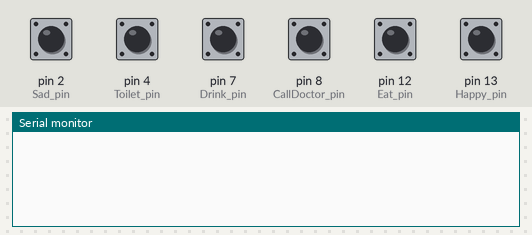
A sketch run on a simulated Arduino Uno, built with avr-gcc and run on an emulated ATmega328P. On the bench: the last lines printed to the serial monitor. Inputs (shaded band) come from the test bench; at power-on: pin 2 (Sad_pin), pin 4 (Toilet_pin), pin 7 (Drink_pin), pin 8 (CallDoctor_pin), pin 12 (Eat_pin), pin 13 (Happy_pin) HIGH.

Above: at 1.8 s.
1.9 s: pin 2 (Sad_pin) pulled LOW for 0.6 s
At 3.4 s:
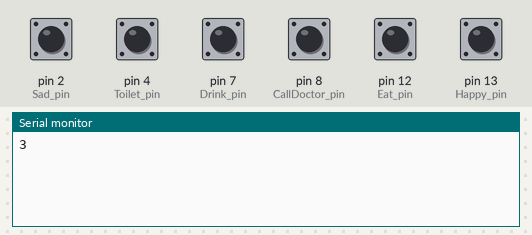
4.0 s: pin 4 (Toilet_pin) pulled LOW for 0.6 s
At 5.3 s:
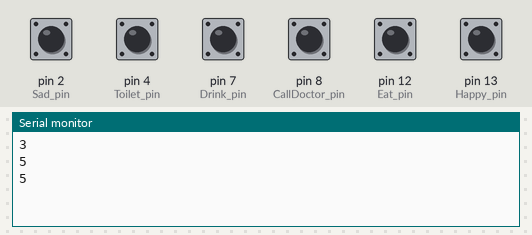
6.1 s: pin 7 (Drink_pin) pulled LOW for 0.6 s
At 7.8 s:
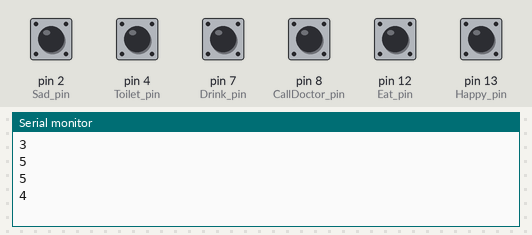
8.2 s: pin 8 (CallDoctor_pin) pulled LOW for 0.6 s
At 9.6 s:
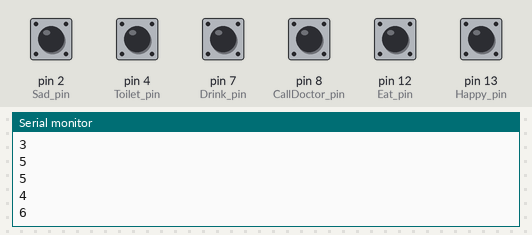
10.3 s: pin 12 (Eat_pin) pulled LOW for 0.6 s
At 11.1 s:
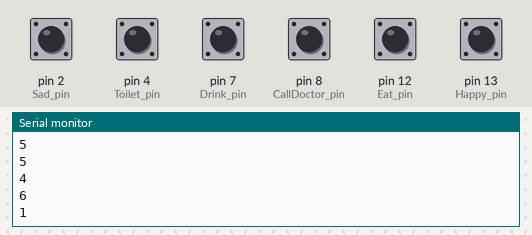
12.4 s: pin 13 (Happy_pin) pulled LOW for 0.6 s
At 13.8 s:
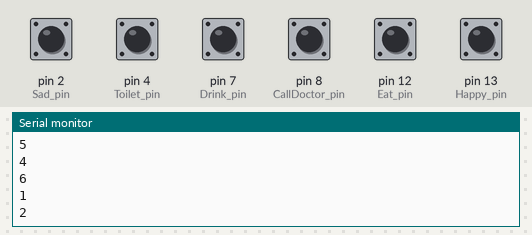
Timing chart, 0 to 15.4 s (numbered marks = the images above; inputs shaded):
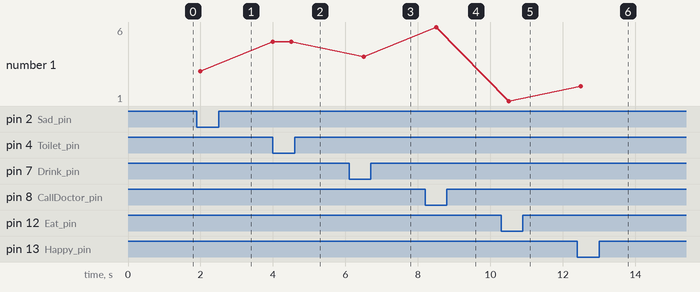

Measured:
- after the input at 1.9 s, the serial monitor: prints a new line after 0.10 s (image 1)
- after the input at 4.0 s, the serial monitor: prints a new line at once (image 2)
- after the input at 6.1 s, the serial monitor: prints a new line after 0.40 s (image 3)
- after the input at 8.2 s, the serial monitor: prints a new line after 0.30 s (image 4)
- after the input at 10.3 s, the serial monitor: prints a new line after 0.20 s (image 5)
- after the input at 12.4 s, the serial monitor: prints a new line after 0.10 s (image 6)
- plotted number 1: 3 → 5 after the input at 4.0 s, 5 → 4 after the input at 6.1 s, 4 → 6 after the input at 8.2 s, 6 → 1 after the input at 10.3 s, 1 → 2 after the input at 12.4 s

The sketch:

Final_code.ino
```cpp
int Happy_pin = 13;
int Eat_pin = 12;
int CallDoctor_pin  = 8;
int Drink_pin = 7;
int Toilet_pin = 4;
int Sad_pin= 2;

int dt  = 500;
void setup() {

  Serial.begin(9600);
  pinMode(Eat_pin, INPUT);
  pinMode(Happy_pin, INPUT);
  pinMode(Sad_pin, INPUT);
  pinMode(Drink_pin, INPUT);
  pinMode(Toilet_pin, INPUT);
  pinMode(CallDoctor_pin, INPUT);

  digitalWrite(Eat_pin, HIGH);
  digitalWrite(Happy_pin, HIGH);
  digitalWrite(Sad_pin, HIGH);
  digitalWrite(Drink_pin, HIGH);
  digitalWrite(Toilet_pin, HIGH);
  digitalWrite(CallDoctor_pin, HIGH);

}

void loop() {
 if(digitalRead(Eat_pin)==LOW){
    Serial.println(1);
 }

  if(digitalRead(Happy_pin)==LOW){
    Serial.println(2);
 }
  if(digitalRead(Sad_pin)==LOW){
    Serial.println(3);
 }

  if(digitalRead(Drink_pin)==LOW){
    Serial.println(4);
 }

  if(digitalRead(Toilet_pin)==LOW){
    Serial.println(5);
 }
  if(digitalRead(CallDoctor_pin)==LOW){
    Serial.println(6);
 }

 delay(dt);


}
```
